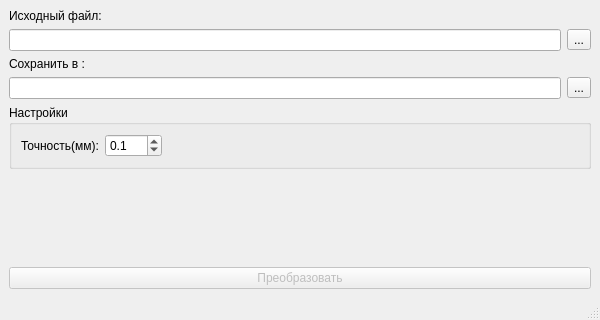
<?xml version="1.0" encoding="UTF-8"?>
<ui version="4.0">
 <class>MainWindow</class>
 <widget class="QMainWindow" name="MainWindow">
  <property name="geometry">
   <rect>
    <x>0</x>
    <y>0</y>
    <width>600</width>
    <height>320</height>
   </rect>
  </property>
  <property name="windowTitle">
   <string>DXF to HPGL</string>
  </property>
  <widget class="QWidget" name="centralwidget">
   <layout class="QVBoxLayout" name="verticalLayout">
    <item>
     <widget class="QLabel" name="label">
      <property name="text">
       <string>Исходный файл:</string>
      </property>
     </widget>
    </item>
    <item>
     <layout class="QHBoxLayout" name="horizontalLayout_3">
      <item>
       <widget class="QLineEdit" name="source_lineEdit"/>
      </item>
      <item>
       <widget class="QToolButton" name="source_browse_toolButton">
        <property name="text">
         <string>...</string>
        </property>
       </widget>
      </item>
     </layout>
    </item>
    <item>
     <widget class="QLabel" name="label_2">
      <property name="text">
       <string>Сохранить в :</string>
      </property>
     </widget>
    </item>
    <item>
     <layout class="QHBoxLayout" name="horizontalLayout_2">
      <item>
       <widget class="QLineEdit" name="target_lineEdit"/>
      </item>
      <item>
       <widget class="QToolButton" name="target_browse_toolButton">
        <property name="text">
         <string>...</string>
        </property>
       </widget>
      </item>
     </layout>
    </item>
    <item>
     <widget class="QGroupBox" name="groupBox">
      <property name="title">
       <string>Настройки</string>
      </property>
      <layout class="QVBoxLayout" name="verticalLayout_2">
       <item>
        <layout class="QHBoxLayout" name="horizontalLayout">
         <item>
          <widget class="QLabel" name="label_3">
           <property name="text">
            <string>Точность(мм):</string>
           </property>
          </widget>
         </item>
         <item>
          <widget class="QDoubleSpinBox" name="tol_SpinBox">
           <property name="frame">
            <bool>true</bool>
           </property>
           <property name="decimals">
            <number>1</number>
           </property>
           <property name="minimum">
            <double>0.000000000000000</double>
           </property>
           <property name="singleStep">
            <double>0.100000000000000</double>
           </property>
           <property name="value">
            <double>0.100000000000000</double>
           </property>
          </widget>
         </item>
         <item>
          <spacer name="horizontalSpacer">
           <property name="orientation">
            <enum>Qt::Horizontal</enum>
           </property>
           <property name="sizeHint" stdset="0">
            <size>
             <width>40</width>
             <height>20</height>
            </size>
           </property>
          </spacer>
         </item>
        </layout>
       </item>
      </layout>
     </widget>
    </item>
    <item>
     <spacer name="verticalSpacer">
      <property name="orientation">
       <enum>Qt::Vertical</enum>
      </property>
      <property name="sizeHint" stdset="0">
       <size>
        <width>20</width>
        <height>40</height>
       </size>
      </property>
     </spacer>
    </item>
    <item>
     <widget class="QPushButton" name="convert_pushButton">
      <property name="enabled">
       <bool>false</bool>
      </property>
      <property name="text">
       <string>Преобразовать</string>
      </property>
      <property name="default">
       <bool>true</bool>
      </property>
     </widget>
    </item>
   </layout>
   <zorder>source_lineEdit</zorder>
   <zorder>target_lineEdit</zorder>
   <zorder>label</zorder>
   <zorder>label_2</zorder>
   <zorder>source_browse_toolButton</zorder>
   <zorder>target_browse_toolButton</zorder>
   <zorder>convert_pushButton</zorder>
   <zorder>source_lineEdit</zorder>
   <zorder>groupBox</zorder>
   <zorder>verticalSpacer</zorder>
  </widget>
  <widget class="QMenuBar" name="menubar">
   <property name="geometry">
    <rect>
     <x>0</x>
     <y>0</y>
     <width>600</width>
     <height>25</height>
    </rect>
   </property>
  </widget>
  <widget class="QStatusBar" name="statusbar"/>
 </widget>
 <tabstops>
  <tabstop>source_lineEdit</tabstop>
  <tabstop>source_browse_toolButton</tabstop>
  <tabstop>target_lineEdit</tabstop>
  <tabstop>target_browse_toolButton</tabstop>
  <tabstop>tol_SpinBox</tabstop>
  <tabstop>convert_pushButton</tabstop>
 </tabstops>
 <resources/>
 <connections/>
</ui>
